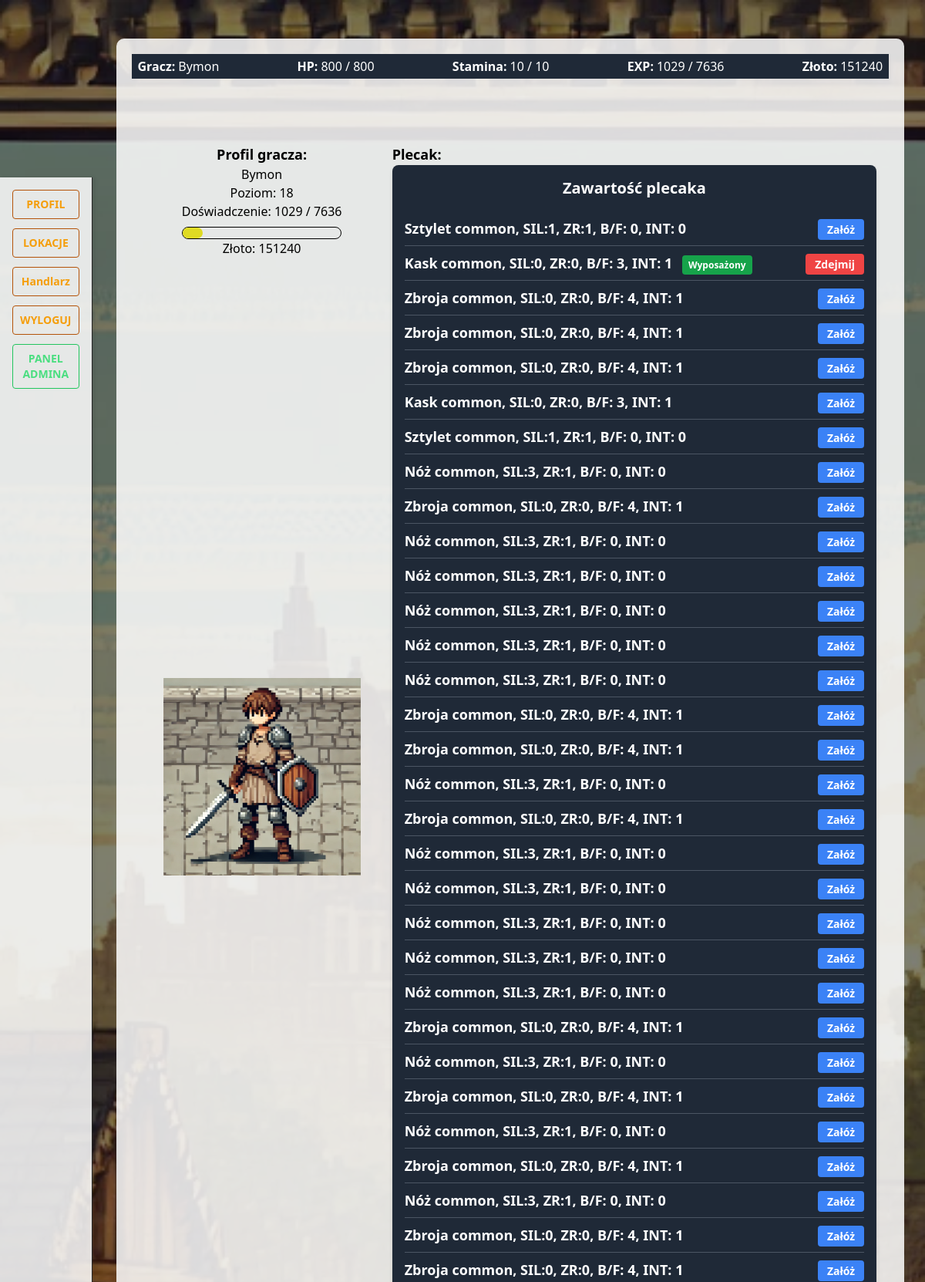
Screenshot of /user_profile/profil/ (signed in, upper part) with the database file from the repository.
### user_profile/models.py (models this page shows, shortened)
class UserProfile(models.Model):
    user = models.OneToOneField(User, on_delete=models.CASCADE)
    strength = models.IntegerField(default=1)
    dexterity = models.IntegerField(default=1)
    constitution = models.IntegerField(default=1)
    intelligence = models.IntegerField(default=1)
    level = models.IntegerField(default=1)
    experience = models.IntegerField(default=0)
    stat_points = models.IntegerField(default=0)
    gold = models.IntegerField(default=0)
    max_hp = models.IntegerField(default=100)
    hp = models.IntegerField(default=100)
    base_hp = models.IntegerField(default=100)
    max_stamina = models.IntegerField(default=10)
    stamina = models.IntegerField(default=10)
    attack = models.IntegerField(default=0)
    base_attack = models.IntegerField(default=0)
    defence = models.IntegerField(default=0)
    base_defence = models.IntegerField(default=0)
    base_strength = models.IntegerField(default=1)
    base_dexterity = models.IntegerField(default=1)
    base_constitution = models.IntegerField(default=1)
    base_intelligence = models.IntegerField(default=1)
    last_regen = models.DateTimeField(default=timezone.now)
    last_regen_stm = models.DateTimeField(default=timezone.now)
    def lvlup_exp(self):
        return math.floor(100 * (self.level ** 1.5))
    def dodaj_exp(self, exp):
        self.experience += exp
        while self.experience >= self.lvlup_exp():
            self.experience -= self.lvlup_exp()
            self.lvlup()
        self.save()
    def hp_regen(self):
        regen_timer = timezone.now() - self.last_regen
        regen_minutes = regen_timer.total_seconds() / 60
        regen_amount = math.floor((self.intelligence + self.constitution / 2) * round(regen_minutes))
        new_hp = self.hp + regen_amount
        if new_hp > self.max_hp:
            self.hp = self.max_hp
        else:
            self.hp = round(new_hp)
        if regen_amount > 0 or self.hp == self.max_hp:
            self.last_regen = timezone.now()
        self.save()
    def stamina_regen(self):
        regen_timer = timezone.now() - self.last_regen_stm
        regen_minutes = regen_timer.total_seconds() / 60
        regen_amount = math.floor((self.intelligence / 2) * round(regen_minutes))
        new_stamina = self.stamina + regen_amount
        if new_stamina > self.max_stamina:
            self.stamina = self.max_stamina
        else:
            self.stamina = round(new_stamina)
        if regen_amount > 0 or self.stamina == self.max_stamina:
            self.last_regen_stm = timezone.now()
        self.save()

### inventory/models.py (models this page shows, shortened)
class InventoryItem(models.Model):
    user = models.ForeignKey(User, on_delete=models.CASCADE)
    item = models.ForeignKey(Item, on_delete=models.CASCADE)
    equipped = models.BooleanField(default=False)

### items/models.py (models this page shows, shortened)
class Item(models.Model):
    SLOT_CHOICES = [
        ('head', 'Head'),
        ('chest', 'Chest'),
        ('legs', 'Legs'),
        ('feet', 'Feet'),
        ('hands', 'Hands'),
        ('weapon', 'Weapons'),
        ('shield', 'Shield'),
        ('accessory', 'Accessory'),
    ]
    name = models.CharField(max_length=100, unique=True, help_text="Nazwa przedmiotu")
    description = models.TextField(blank=True, help_text="Opis przedmiotu")
    rarity = models.CharField(
        max_length=50,
        choices=[
            ('common', 'Common'),
            ('uncommon', 'Uncommon'),
            ('rare', 'Rare'),
            ('epic', 'Epic'),
            ('legendary', 'Legendary'),
        ],
        default='common',
        help_text= "Rzadkość przedmiotu"
    )
    slot = models.CharField(
        max_length=50,
        choices=SLOT_CHOICES,
        help_text="Slot, do którego pasuje przedmiot"
    )
    item_level = models.IntegerField(help_text="Poziom przedmiotu(ilvl)")
    dmg = models.IntegerField(default=0, help_text="Obrażenia przedmiotu")
    dmg_max = models.IntegerField(default=0, help_text="Maksymalne obrażenia przedmiotu")
    dmg_min = models.IntegerField(default=0, help_text="Minimalne obrażenia przedmiotu")
    item_strength = models.IntegerField(default=0, help_text="Siła przedmiotu")
    item_dexterity = models.IntegerField(default=0, help_text="Zręczność przedmiotu")
    item_constitution = models.IntegerField(default=0, help_text="Wytrzymałość przedmiotu")
    item_intelligence = models.IntegerField(default=0, help_text="Inteligencja przedmiotu")
    value = models.IntegerField(default=0, help_text="Wartość przedmiotu")

### user_profile/views.py (the view)
# urls.py: path('profil/', views.WidokProfilu.as_view(), name='profil'),
class WidokProfilu(BazaWidokuProfilu, TemplateView):
    template_name = "profil_gracza/profil.html"
    def get_context_data(self, **kwargs):
        context = super().get_context_data(**kwargs)
        player = self.get_user_profile()
        if isinstance(player, UserProfile):
            player.dodaj_exp(0)
            player.hp_regen()
            player.stamina_regen()
            experience_percentage = round((player.experience / player.lvlup_exp()) * 100) if player.lvlup_exp() else 0
            hp_percentage = round((player.hp / player.max_hp) * 100) if player.max_hp else 0
            stamina_percentage = round((player.stamina / player.max_stamina) * 100) if player.max_stamina else 0
            context.update({
                "items": InventoryItem.objects.filter(user=player.user),
                "player": player,
                "experience_percentage": experience_percentage,
                "hp_percentage": hp_percentage,
                "stamina_percentage": stamina_percentage,
                "tooltips": {
                    "strength": "Siła wpływa na obrażenia zadawane przeciwnikom.",
                    "dexterity": "Zręczność zwiększa obronę.",
                    "constitution": "Budowa fizyczna zwiększa maksymalne punkty życia i wpływa na regenerację punktów życia.",
                    "intelligence": "Inteligencja wpływa na szybkość regeneracji punktów życia."
                }
            })
        return context

### inventory/context_processors.py (called while the page is built)
def player_banner_context(request):
    if request.user.is_authenticated:
        try:
            player = UserProfile.objects.get(user=request.user)
            return {'player': player}
        except UserProfile.DoesNotExist:
            return {}
    return {}

### user_profile/views.py (called while the page is built)
    def get_user_profile(self):
        try:
            return self.request.user.userprofile
        except UserProfile.DoesNotExist:
            messages.error(self.request, "Nie znaleziono profilu gracza. Zarejestruj lub zaloguj.")
            return redirect("login_user")

### user_profile/templates/profil_gracza/profil.html (shortened to what this page needs)
{% extends "base.html" %}
{% load static %}
{% block banner_up %}
    {% include 'banner_up.html' %}
{% endblock %}
{% block sidebar %}
{% include 'sidebar.html' %}
{% endblock %}
{% block content %}
<div class="grid grid-cols-6 gap-4 p-4">
    <div class="grid justify-items-center col-span-2">
        <div class="text-center">
            <div class="font-bold text-lg">Profil gracza:</div>
            <div class="capitalize">{{ player.user.username }}</div>
            <div>Poziom: {{ player.level }}</div>
            <div>Doświadczenie: {{ player.experience }} / {{ player.lvlup_exp }}</div>
            <div class="experience-bar">
                <div class="experience-bar-fill" style="width: {{ experience_percentage }}%"></div>
            </div>
            <div>Złoto: {{ player.gold }} </div>
        </div>
        <div class="mt-4">
            <img src="{% static 'images/profilowe.webp' %}" alt="Profilowe" class="w-64 h-64 object-cover">
        </div>
    </div>
    <div class="col-span-4">
       <div class="col-start-3 font-bold text-lg">
            Plecak:
            <div>
                {% include 'inventory/backpackComponent.html' %}
            </div>
        </div>
    </div>
</div>
{% endblock %}

### templates/banner_up.html
<div class="w-full bg-gray-800 text-white px-2 py-1"  id="player-banner">
  <div class="flex flex-col sm:flex-row flex-wrap items-center justify-between gap-2 text-xs sm:text-base">
    <div class="flex items-center gap-1">
      <span class="font-semibold">Gracz:</span>
      <span>{{ player.user.username }}</span>
    </div>
    <div class="flex items-center gap-1">
      <span class="font-semibold">HP:</span>
      <span>{{ player.hp }} / {{ player.max_hp }}</span>
    </div>
    <div class="flex items-center gap-1">
      <span class="font-semibold">Stamina:</span>
      <span>{{ player.stamina }} / {{ player.max_stamina }}</span>
    </div>
    <div class="flex items-center gap-1">
      <span class="font-semibold">EXP:</span>
      <span>{{ player.experience }} / {{ player.lvlup_exp }}</span>
    </div>
    <div class="flex items-center gap-1">
      <span class="font-semibold">Złoto:</span>
      <span>{{ player.gold }}</span>
    </div>
  </div>
</div>

### inventory/templates/inventory/backpackComponent.html
<div class="bg-gray-800 p-4 rounded-lg shadow-md text-white">
    <h3 class="text-xl font-bold mb-4 text-center">Zawartość plecaka</h3>
    {% if items %}
        <ul class="divide-y divide-gray-600">
            {% for item in items %}
                <li class="py-2 flex justify-between items-center">
                    <div>
                        <span class="font-semibold">{{ item.item.name }}</span>
                        <span> {{ item.item.rarity}}, </span>
                        <span> SIL:{{ item.item.item_strength}}, </span>
                        <span> ZR:{{ item.item.item_dexterity}}, </span>
                        <span> B/F: {{ item.item.item_constitution}}, </span>
                        <span> INT: {{ item.item.item_intelligence}} </span>
                        {% if item.equipped %}
                            <span class="ml-2 px-2 py-1 bg-green-600 text-xs rounded">Wyposażony</span>
                        {% endif %}
                    </div>
                    <div>
                        {% if item.equipped %}
                            <a href="{% url 'unequip_item' item.id %}" class="bg-red-500 hover:bg-red-600 text-white text-sm px-3 py-1 rounded">
                                Zdejmij
                            </a>
                        {% else %}
                            <a href="{% url 'equip_item' item.id %}" class="bg-blue-500 hover:bg-blue-600 text-white text-sm px-3 py-1 rounded">
                                Załóż
                            </a>
                        {% endif %}
                    </div>
                </li>
            {% endfor %}
        </ul>
    {% else %}
        <p class="text-center text-gray-400">Brak przedmiotów w plecaku.</p>
    {% endif %}
</div>

### static/css/custom.css (style rules this page uses)
body { background: url('/static/images/background.jpg') no-repeat center center fixed; background-size: cover; color: black; }
.experience-bar { width: 100%; background-color: transparent; border: 1px solid black; border-radius: 9999px; height: 1rem; margin-top: 0.5rem; }
.experience-bar-fill { background-color: rgb(223, 219, 35); height: 100%; border-radius: 9999px; }

### rows the page displays
UserProfile: user.username "Bymon", hp "800", max_hp "800", stamina "10", max_stamina "10", experience "1029", lvlup_exp "7636", gold "151240", level "18"
InventoryItem: item.name "Sztylet", item.rarity "common", item.item_strength "1", item.item_dexterity "1", item.item_constitution "0", item.item_intelligence "0", equipped "Załóż"
InventoryItem: item.name "Kask", item.rarity "common", item.item_strength "0", item.item_dexterity "0", item.item_constitution "3", item.item_intelligence "1", equipped "Wyposażony"
InventoryItem: item.name "Zbroja", item.rarity "common", item.item_strength "0", item.item_dexterity "0", item.item_constitution "4", item.item_intelligence "1", equipped "Załóż"
InventoryItem: item.name "Zbroja", item.rarity "common", item.item_strength "0", item.item_dexterity "0", item.item_constitution "4", item.item_intelligence "1", equipped "Załóż"
InventoryItem: item.name "Zbroja", item.rarity "common", item.item_strength "0", item.item_dexterity "0", item.item_constitution "4", item.item_intelligence "1", equipped "Załóż"
InventoryItem: item.name "Kask", item.rarity "common", item.item_strength "0", item.item_dexterity "0", item.item_constitution "3", item.item_intelligence "1", equipped "Załóż"
InventoryItem: item.name "Sztylet", item.rarity "common", item.item_strength "1", item.item_dexterity "1", item.item_constitution "0", item.item_intelligence "0", equipped "Załóż"
InventoryItem: item.name "Nóż", item.rarity "common", item.item_strength "3", item.item_dexterity "1", item.item_constitution "0", item.item_intelligence "0", equipped "Załóż"
InventoryItem: item.name "Zbroja", item.rarity "common", item.item_strength "0", item.item_dexterity "0", item.item_constitution "4", item.item_intelligence "1", equipped "Załóż"
InventoryItem: item.name "Nóż", item.rarity "common", item.item_strength "3", item.item_dexterity "1", item.item_constitution "0", item.item_intelligence "0", equipped "Załóż"
InventoryItem: item.name "Nóż", item.rarity "common", item.item_strength "3", item.item_dexterity "1", item.item_constitution "0", item.item_intelligence "0", equipped "Załóż"
InventoryItem: item.name "Nóż", item.rarity "common", item.item_strength "3", item.item_dexterity "1", item.item_constitution "0", item.item_intelligence "0", equipped "Załóż"
InventoryItem: item.name "Nóż", item.rarity "common", item.item_strength "3", item.item_dexterity "1", item.item_constitution "0", item.item_intelligence "0", equipped "Załóż"
InventoryItem: item.name "Nóż", item.rarity "common", item.item_strength "3", item.item_dexterity "1", item.item_constitution "0", item.item_intelligence "0", equipped "Załóż"
InventoryItem: item.name "Zbroja", item.rarity "common", item.item_strength "0", item.item_dexterity "0", item.item_constitution "4", item.item_intelligence "1", equipped "Załóż"
InventoryItem: item.name "Zbroja", item.rarity "common", item.item_strength "0", item.item_dexterity "0", item.item_constitution "4", item.item_intelligence "1", equipped "Załóż"
InventoryItem: item.name "Nóż", item.rarity "common", item.item_strength "3", item.item_dexterity "1", item.item_constitution "0", item.item_intelligence "0", equipped "Załóż"
InventoryItem: item.name "Zbroja", item.rarity "common", item.item_strength "0", item.item_dexterity "0", item.item_constitution "4", item.item_intelligence "1", equipped "Załóż"
InventoryItem: item.name "Nóż", item.rarity "common", item.item_strength "3", item.item_dexterity "1", item.item_constitution "0", item.item_intelligence "0", equipped "Załóż"
InventoryItem: item.name "Nóż", item.rarity "common", item.item_strength "3", item.item_dexterity "1", item.item_constitution "0", item.item_intelligence "0", equipped "Załóż"
InventoryItem: item.name "Nóż", item.rarity "common", item.item_strength "3", item.item_dexterity "1", item.item_constitution "0", item.item_intelligence "0", equipped "Załóż"
InventoryItem: item.name "Nóż", item.rarity "common", item.item_strength "3", item.item_dexterity "1", item.item_constitution "0", item.item_intelligence "0", equipped "Załóż"
InventoryItem: item.name "Nóż", item.rarity "common", item.item_strength "3", item.item_dexterity "1", item.item_constitution "0", item.item_intelligence "0", equipped "Załóż"
InventoryItem: item.name "Zbroja", item.rarity "common", item.item_strength "0", item.item_dexterity "0", item.item_constitution "4", item.item_intelligence "1", equipped "Załóż"
InventoryItem: item.name "Nóż", item.rarity "common", item.item_strength "3", item.item_dexterity "1", item.item_constitution "0", item.item_intelligence "0", equipped "Załóż"
InventoryItem: item.name "Zbroja", item.rarity "common", item.item_strength "0", item.item_dexterity "0", item.item_constitution "4", item.item_intelligence "1", equipped "Załóż"
InventoryItem: item.name "Nóż", item.rarity "common", item.item_strength "3", item.item_dexterity "1", item.item_constitution "0", item.item_intelligence "0", equipped "Załóż"
InventoryItem: item.name "Zbroja", item.rarity "common", item.item_strength "0", item.item_dexterity "0", item.item_constitution "4", item.item_intelligence "1", equipped "Załóż"
InventoryItem: item.name "Nóż", item.rarity "common", item.item_strength "3", item.item_dexterity "1", item.item_constitution "0", item.item_intelligence "0", equipped "Załóż"
InventoryItem: item.name "Zbroja", item.rarity "common", item.item_strength "0", item.item_dexterity "0", item.item_constitution "4", item.item_intelligence "1", equipped "Załóż"
InventoryItem: item.name "Zbroja", item.rarity "common", item.item_strength "0", item.item_dexterity "0", item.item_constitution "4", item.item_intelligence "1", equipped "Załóż"
